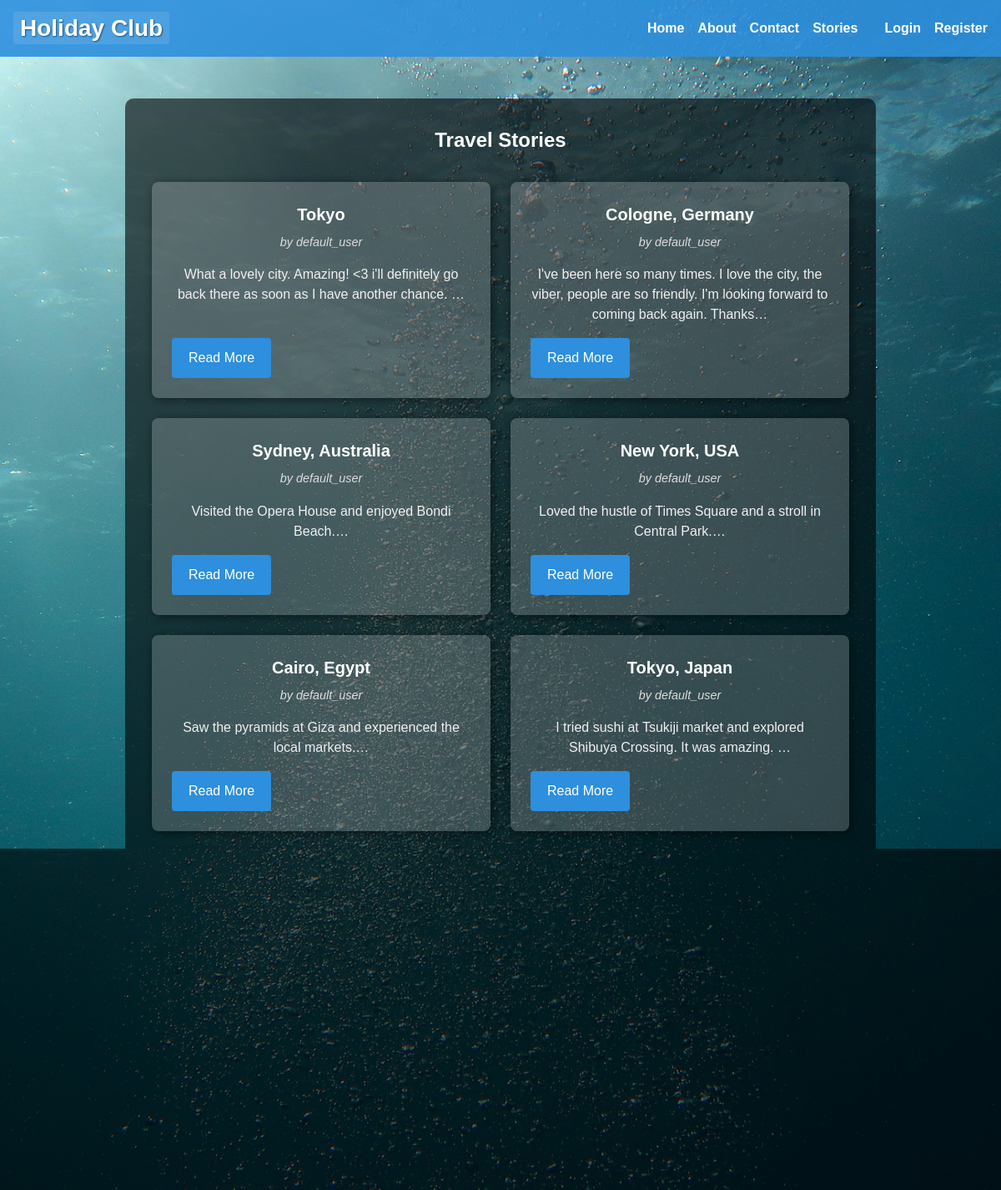
/viewstory, run on the app's committed database.
### tables this page shows
CREATE TABLE stories (
      id INTEGER PRIMARY KEY AUTOINCREMENT,
          user_id INTEGER NOT NULL,
              location TEXT NOT NULL,
                  story_text TEXT NOT NULL,
                      FOREIGN KEY (user_id) REFERENCES users(id)
                        );

CREATE TABLE users (
            id INTEGER PRIMARY KEY AUTOINCREMENT,
            username TEXT NOT NULL,
            email TEXT NOT NULL,
            password_hash TEXT
        );

### app.py (the view)
@app.route('/viewstory')
def view_story():
    conn = get_db_connection()
    stories = conn.execute('''
        SELECT s.id, s.location, s.story_text, u.username
          FROM stories s
          JOIN users u ON s.user_id = u.id
         ORDER BY s.id DESC
    ''').fetchall()
    conn.close()
    return render_template('viewstory.html', stories=stories)

### app.py (called while the page is built)
@app.before_request
def load_logged_in_user():
    user_id = session.get('user_id')
    g.user = None
    if user_id:
        conn = get_db_connection()
        g.user = conn.execute(
            "SELECT * FROM users WHERE id = ?", (user_id,)
        ).fetchone()
        conn.close()

def get_db_connection():
    conn = sqlite3.connect(DATABASE)
    conn.row_factory = sqlite3.Row
    conn.execute('PRAGMA foreign_keys = ON;')
    return conn

### templates/viewstory.html
{% extends 'base.html' %}
{% block content %}
  <h2>Travel Stories</h2>
  <div class="stories-grid">
    {% for story in stories %}
      <div class="story-card">
        <h3>{{ story.location }}</h3>
        <p class="author">by {{ story.username }}</p>
        <p class="excerpt">{{ story.story_text[:150] }}…</p>
        <a href="{{ url_for('story_detail', story_id=story.id) }}" class="btn">Read More</a>
      </div>
    {% else %}
      <p>No stories yet. <a href="{{ url_for('add_story') }}">Be the first to add one!</a></p>
    {% endfor %}
  </div>
{% endblock %}

### templates/base.html (shortened to what this page needs)
<!DOCTYPE html>
<html lang="en">
<head>
  <link
    rel="stylesheet"
    href="{{ url_for('static', filename='css/styles.css') }}"
  />
</head>
<body>
  <nav class="navbar">
    <div class="nav-brand">
      <a href="{{ url_for('index') }}">Holiday Club</a>
    </div>
    <ul class="nav-links" id="nav-links">
      <li><a href="{{ url_for('index') }}">Home</a></li>
      <li><a href="{{ url_for('about') }}">About</a></li>
      <li><a href="{{ url_for('contact') }}">Contact</a></li>
      <li><a href="{{ url_for('view_story') }}">Stories</a></li>
      {% if g.user %}
        <li><a href="{{ url_for('add_story') }}">Add Story</a></li>
        <li class="spacer"></li>
        <li><span class="nav-user">Hi, {{ g.user.username }}</span></li>
        <li><a href="{{ url_for('logout') }}">Logout</a></li>
      {% else %}
        <li><a href="{{ url_for('login') }}">Login</a></li>
        <li><a href="{{ url_for('register') }}">Register</a></li>
      {% endif %}
    </ul>
  </nav>
  <div class="container">
    {% block content %}{% endblock %}
  </div>
  <footer>
    <p>© 2025 Holiday Club. All Rights Reserved.</p>
  </footer>
</body>
</html>

### static/css/styles.css (style rules this page uses)
* { margin: 0; padding: 0; box-sizing: border-box; }
body { background: url("../images/background.jpg") no-repeat center center fixed; background-size: cover; font-family: Arial, sans-serif; color: white; line-height: 1.5; }
h1, h2, h3 { margin-bottom: 1rem; }
.container { background: rgba(0, 0, 0, 0.6); padding: 2rem; border-radius: 10px; max-width: 900px; margin: 50px auto; text-align: center; }
.navbar { background-color: rgba(45, 143, 221, 0.9); display: flex; justify-content: space-between; align-items: center; padding: 0.8rem 1rem; }
.nav-brand a { font-size: 1.75rem; font-weight: 700; color: #fff; text-decoration: none; padding: 0.25rem 0.5rem; text-shadow: 1px 1px 2px rgba(0,0,0,0.5); background-color: rgba(255,255,255,0.1); border-radius: 4px; }
.nav-links { list-style: none; display: flex; gap: 1rem; }
.nav-links li a { color: #fff; text-decoration: none; font-weight: bold; }
footer { text-align: center; padding: 1rem; background-color: rgba(37, 44, 58, 0.9); color: white; font-weight: bold; margin-top: 2rem; }
button[type="submit"], .btn { background-color: #2d8fdd; color: #fff; border: none; padding: 0.75rem 1.25rem; border-radius: 4px; cursor: pointer; text-decoration: none; display: inline-block; font-size: 1rem; }
.stories-grid { display: grid; grid-template-columns: repeat(auto-fit, minmax(280px, 1fr)); gap: 1.5rem; margin: 2rem 0; }
.story-card { background: rgba(255, 255, 255, 0.2); padding: 1.5rem; border-radius: 8px; box-shadow: 2px 2px 12px rgba(0,0,0,0.5); display: flex; flex-direction: column; justify-content: space-between; transition: transform 0.2s ease; }
.story-card h3 { margin-bottom: 0.5rem; font-size: 1.25rem; color: #fff; }
.story-card .author { font-style: italic; font-size: 0.9rem; margin-bottom: 1rem; color: #ddd; }
.story-card .excerpt { flex-grow: 1; margin-bottom: 1rem; color: #f0f0f0; }
.story-card .btn { align-self: flex-start; }

### data on the page
stories: location "Tokyo", username "default_user", story_text "What a lovely city. Amazing! <3 i'll definitely go back there as soon as I have another chance."
stories: location "Cologne, Germany", username "default_user", story_text "I've been here so many times. I love the city, the viber, people are so friendly. I'm looking forward to coming back again. Thanks"
stories: location "Sydney, Australia", username "default_user", story_text "Visited the Opera House and enjoyed Bondi Beach."
stories: location "New York, USA", username "default_user", story_text "Loved the hustle of Times Square and a stroll in Central Park."
stories: location "Cairo, Egypt", username "default_user", story_text "Saw the pyramids at Giza and experienced the local markets."
stories: location "Tokyo, Japan", username "default_user", story_text "I tried sushi at Tsukiji market and explored Shibuya Crossing. It was amazing."
stories: location "Paris, France", username "default_user", story_text "I visited the Eiffel Tower and enjoyed croissants by the Seine."
